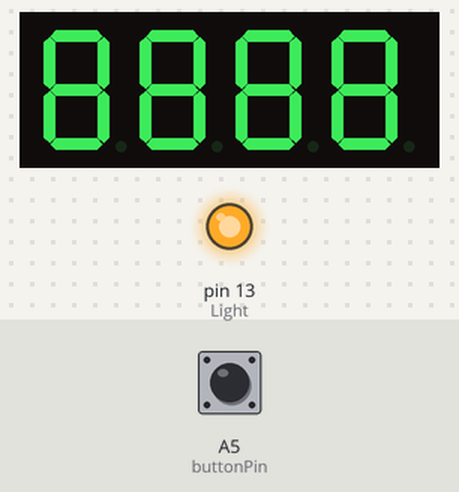
A sketch run on a simulated Arduino Uno, built with avr-gcc and run on an emulated ATmega328P. Shown: 4-digit seven-segment display, output pins drawn as LEDs (lit = HIGH). Wiring (inferred from the names in the program): 4-digit 7-segment display, segments lit when HIGH: segments pin 2, pin 3, pin 4, pin 5, pin 6, pin 7, pin 8; digit selects pin 9, pin 10, pin 11, pin 12. The test bench sets the inputs (shaded band); at power-on: A5 (buttonPin) LOW. Random numbers use the default seed unless the sketch sets one; the segment pins are drawn as the display they are named for; pins used as bus, display or sensor lines are not drawn.

Above: at 4.9 s.
5.1 s: A5 (buttonPin) pulled HIGH for 0.15 s
At 6.4 s:
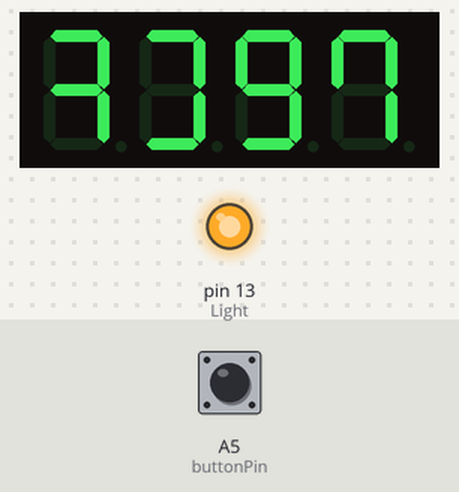
At 17.75 s:
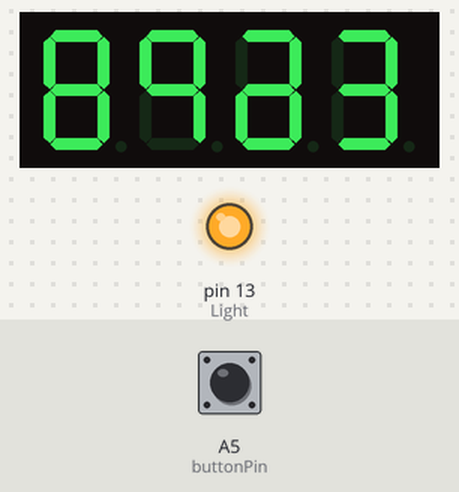
Timing chart, 0 to 19.2 s (numbered marks = the images above; inputs shaded):
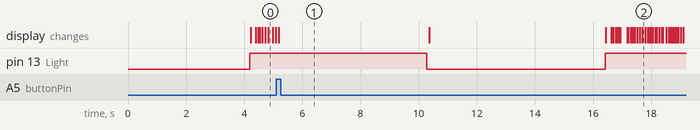

Measured:
- after the input at 5.1 s, pin 13 (Light): HIGH → LOW after 5.2 s, → HIGH 6.1 s later

The sketch:

Reaction_Game.ino
```cpp
/*
  Reaction Game
  Uses code from 4D Display
 */

int pinA = 2;
int pinB = 3;
int pinC = 4;
int pinD = 5;
int pinE = 6;
int pinF = 7;
int pinG = 8;
int D1 = 9;
int D2 = 10;
int D3 = 11;
int D4 = 12;

int buttonPin = A5;
int Light = 13;

int delayTime = 5;

int randNumber = 0;

unsigned long previousMillis = 0;
unsigned long interval = 2000;

/*
*/

void zero(){
  digitalWrite(pinA, HIGH);
  digitalWrite(pinB, HIGH);
  digitalWrite(pinC, HIGH);
  digitalWrite(pinD, HIGH);
  digitalWrite(pinE, HIGH);
  digitalWrite(pinF, HIGH);
  digitalWrite(pinG, LOW);
}
void one(){
  digitalWrite(pinA, LOW);
  digitalWrite(pinB, HIGH);
  digitalWrite(pinC, HIGH);
  digitalWrite(pinD, LOW);
  digitalWrite(pinE, LOW);
  digitalWrite(pinF, LOW);
  digitalWrite(pinG, LOW);
}
void two(){
  digitalWrite(pinA, HIGH);
  digitalWrite(pinB, HIGH);
  digitalWrite(pinC, LOW);
  digitalWrite(pinD, HIGH);
  digitalWrite(pinE, HIGH);
  digitalWrite(pinF, LOW);
  digitalWrite(pinG, HIGH);
}
void three(){
  digitalWrite(pinA, HIGH);
  digitalWrite(pinB, HIGH);
  digitalWrite(pinC, HIGH);
  digitalWrite(pinD, HIGH);
  digitalWrite(pinE, LOW);
  digitalWrite(pinF, LOW);
  digitalWrite(pinG, HIGH);
}
void four(){
  digitalWrite(pinA, LOW);
  digitalWrite(pinB, HIGH);
  digitalWrite(pinC, HIGH);
  digitalWrite(pinD, LOW);
  digitalWrite(pinE, LOW);
  digitalWrite(pinF, HIGH);
  digitalWrite(pinG, HIGH);
}
void five(){
  digitalWrite(pinA, HIGH);
  digitalWrite(pinB, LOW);
  digitalWrite(pinC, HIGH);
  digitalWrite(pinD, HIGH);
  digitalWrite(pinE, LOW);
  digitalWrite(pinF, HIGH);
  digitalWrite(pinG, HIGH);
}
void six(){
  digitalWrite(pinA, HIGH);
  digitalWrite(pinB, LOW);
  digitalWrite(pinC, HIGH);
  digitalWrite(pinD, HIGH);
  digitalWrite(pinE, HIGH);
  digitalWrite(pinF, HIGH);
  digitalWrite(pinG, HIGH);
}
void seven(){
  digitalWrite(pinA, HIGH);
  digitalWrite(pinB, HIGH);
  digitalWrite(pinC, HIGH);
  digitalWrite(pinD, LOW);
  digitalWrite(pinE, LOW);
  digitalWrite(pinF, LOW);
  digitalWrite(pinG, LOW);
}
void eight(){
  digitalWrite(pinA, HIGH);
  digitalWrite(pinB, HIGH);
  digitalWrite(pinC, HIGH);
  digitalWrite(pinD, HIGH);
  digitalWrite(pinE, HIGH);
  digitalWrite(pinF, HIGH);
  digitalWrite(pinG, HIGH);
}
void nine(){
  digitalWrite(pinA, HIGH);
  digitalWrite(pinB, HIGH);
  digitalWrite(pinC, HIGH);
  digitalWrite(pinD, LOW);
  digitalWrite(pinE, LOW);
  digitalWrite(pinF, HIGH);
  digitalWrite(pinG, HIGH);
}

int displayScore (int score){
  switch(score){
    case 0: zero(); return 0;
    case 1: one(); return 1;
    case 2: two(); return 2;
    case 3: three(); return 3;
    case 4: four(); return 4;
    case 5: five(); return 5;
    case 6: six(); return 6;
    case 7: seven(); return 7;
    case 8: eight(); return 8;
    default: nine(); return 9;
  }
}

void writeNums(int num1, int num2, int num3, int num4){
  digitalWrite(D1, LOW);
  digitalWrite(D2, HIGH);
  digitalWrite(D3, HIGH);
  digitalWrite(D4, HIGH);
  displayScore(num1);
  delay(delayTime);
  digitalWrite(D1, HIGH);
  digitalWrite(D2, LOW);
  digitalWrite(D3, HIGH);
  digitalWrite(D4, HIGH);
  displayScore(num2);
  delay(delayTime);
  digitalWrite(D1, HIGH);
  digitalWrite(D2, HIGH);
  digitalWrite(D3, LOW);
  digitalWrite(D4, HIGH);
  displayScore(num3);
  delay(delayTime);
  digitalWrite(D1, HIGH);
  digitalWrite(D2, HIGH);
  digitalWrite(D3, HIGH);
  digitalWrite(D4, LOW);
  displayScore(num4);
  delay(delayTime);
}

void writeNum(int number){
  writeNums( (number/1000)%10, (number/100)%10, (number/10)%10, number%10 );
}

void setup() {
  // put your setup code here, to run once:

  // initialize the digital pins as outputs.
  pinMode(pinA, OUTPUT);
  pinMode(pinB, OUTPUT);
  pinMode(pinC, OUTPUT);
  pinMode(pinD, OUTPUT);
  pinMode(pinE, OUTPUT);
  pinMode(pinF, OUTPUT);
  pinMode(pinG, OUTPUT);
  pinMode(D1, OUTPUT);
  pinMode(D2, OUTPUT);
  pinMode(D3, OUTPUT);
  pinMode(D4, OUTPUT);
  pinMode(Light, OUTPUT);

  pinMode(buttonPin, INPUT);

  // Random Seeding
  randomSeed(analogRead(0));

  // AAAAA
  digitalWrite(D1, LOW);
  digitalWrite(D2, LOW);
  digitalWrite(D3, LOW);
  digitalWrite(D4, LOW);
  zero();
}

void loop() {

  delay(random (3000, 6600));
  digitalWrite(Light, HIGH);
  unsigned long currentMillis = millis();
  previousMillis = currentMillis;
  boolean buttonPressed = digitalRead(buttonPin);

  while(!buttonPressed){
    currentMillis = millis();
    randNumber = currentMillis - previousMillis;
    writeNum(randNumber);
    buttonPressed = digitalRead(buttonPin);
  }

  currentMillis = millis();
  buttonPressed = digitalRead(buttonPin);
  previousMillis = currentMillis;
  while (buttonPressed){
    writeNum(randNumber);
    buttonPressed = digitalRead(buttonPin);
  }

  currentMillis = millis();
  unsigned long temp = currentMillis;
  while(temp + 5000 > currentMillis){
    writeNum(randNumber);
    currentMillis = millis();
  }

  digitalWrite(D1, LOW);
  digitalWrite(D2, LOW);
  digitalWrite(D3, LOW);
  digitalWrite(D4, LOW);
  zero();
  digitalWrite(Light, LOW);


}
```
